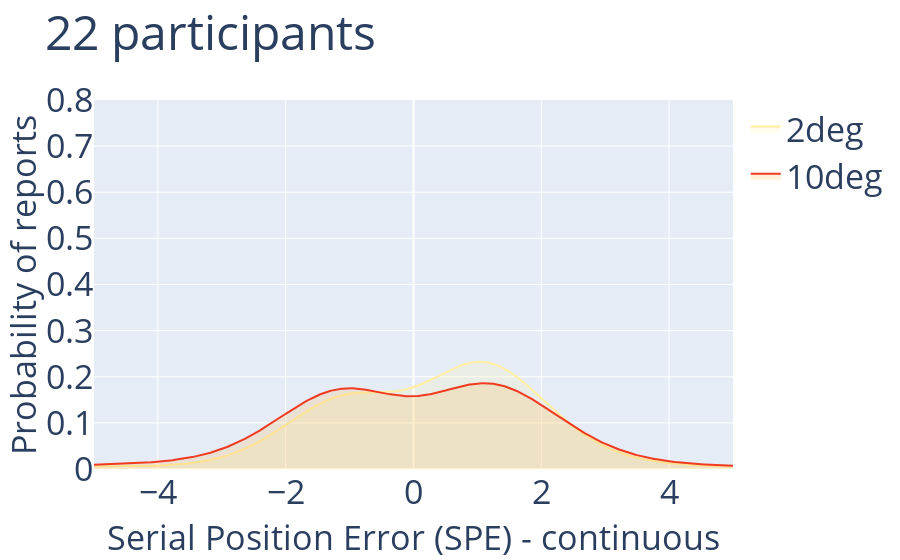

The code cell stored with this chart in its notebook:
### Code cell
trace_data = []
distributions = []
fill_colors = ['rgba(255,237,160,0.2)', 'rgba(254,178,76,0.2)', 'rgba(240,59,32,0.2)']
for j,e in enumerate(cuePosdata['cueEccentricity1'].unique().sort()):
        ecc_data = cuePosdata[cuePosdata['cueEccentricity1']==e]
        X = ecc_data['responsePosRelative0'].to_numpy()
        # Gaussian KDE
        #kde = KernelDensity(kernel='gaussian').fit(X)
        kde = gaussian_kde(X)
        log_dens = kde(X_plot)
        distributions.append({'ecc' : e, 'dist' : X, 'dens': log_dens})
        trace_data.append(go.Scatter(x = X_plot, y = log_dens,
                                  mode='lines', fill = 'tozeroy', fillcolor = fill_colors[j], name = str(e) + 'deg', line = dict(color = colors[j], width = 2) ))
        
fig = tools.make_subplots(rows=1, cols=1)
fig['layout'].update(barmode='group', title = str(int(len(data)/280))+' participants', font = dict(size = font_size))
fig['layout']['xaxis1'].update(title='Serial Position Error (SPE) - continuous', titlefont = dict(size = font_size))
fig['layout']['yaxis1'].update(title='Probability of reports', range = [0,0.8], titlefont = dict(size = font_size))
for i in range(ecc_length):
    fig.add_trace(trace_data[i], 1, 1)
iplot(fig, filename='SPE_distributions_curve_fits_zoomed_in')

### Figure 1 — Plotly figure (JSON) as saved in the notebook; plotly's stock layout.template omitted (floating-point values rounded to 4 significant figures; data arrays with more than 128 entries replaced by an {"elided": "..."} marker saying what was removed)
{"data": [{"fill": "tozeroy", "fillcolor": "rgba(255,237,160,0.2)", "line": {"color": "rgb(255,237,160)", "width": 2}, "mode": "lines", "name": "2deg", "type": "scatter", "x": {"elided": "1000 float values"}, "xaxis": "x", "y": {"elided": "1000 float values"}, "yaxis": "y"}, {"fill": "tozeroy", "fillcolor": "rgba(254,178,76,0.2)", "line": {"color": "rgb(240,59,32)", "width": 2}, "mode": "lines", "name": "10deg", "type": "scatter", "x": {"elided": "1000 float values"}, "xaxis": "x", "y": {"elided": "1000 float values"}, "yaxis": "y"}], "layout": {"barmode": "group", "font": {"size": 34}, "title": {"text": "22 participants"}, "xaxis": {"anchor": "y", "domain": [0, 1], "title": {"font": {"size": 34}, "text": "Serial Position Error (SPE) - continuous"}}, "yaxis": {"anchor": "x", "domain": [0, 1], "range": [0, 0.8], "title": {"font": {"size": 34}, "text": "Probability of reports"}}}}
